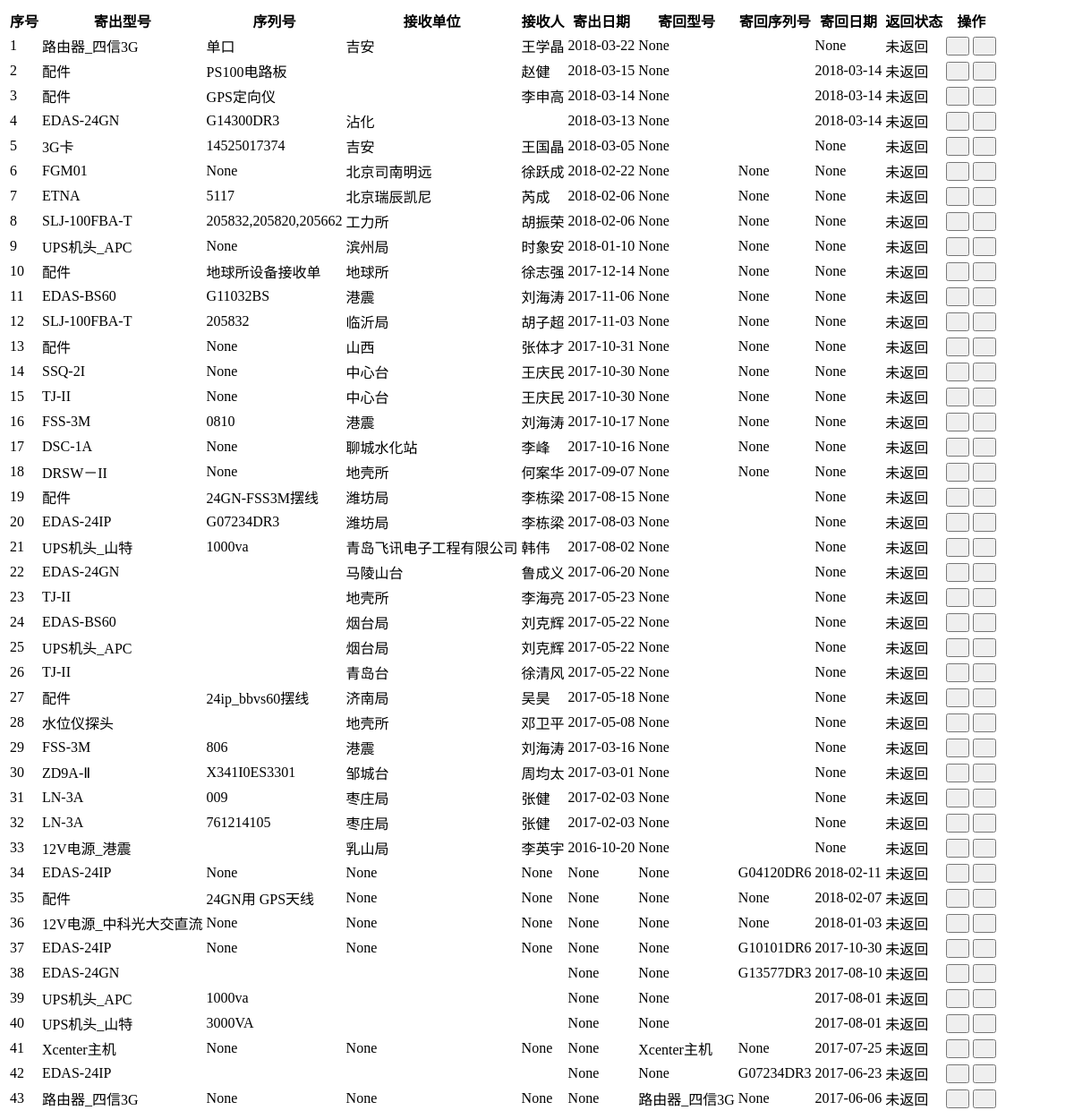
The app's page /deleveryIndex/unreturned (signed in), older data.
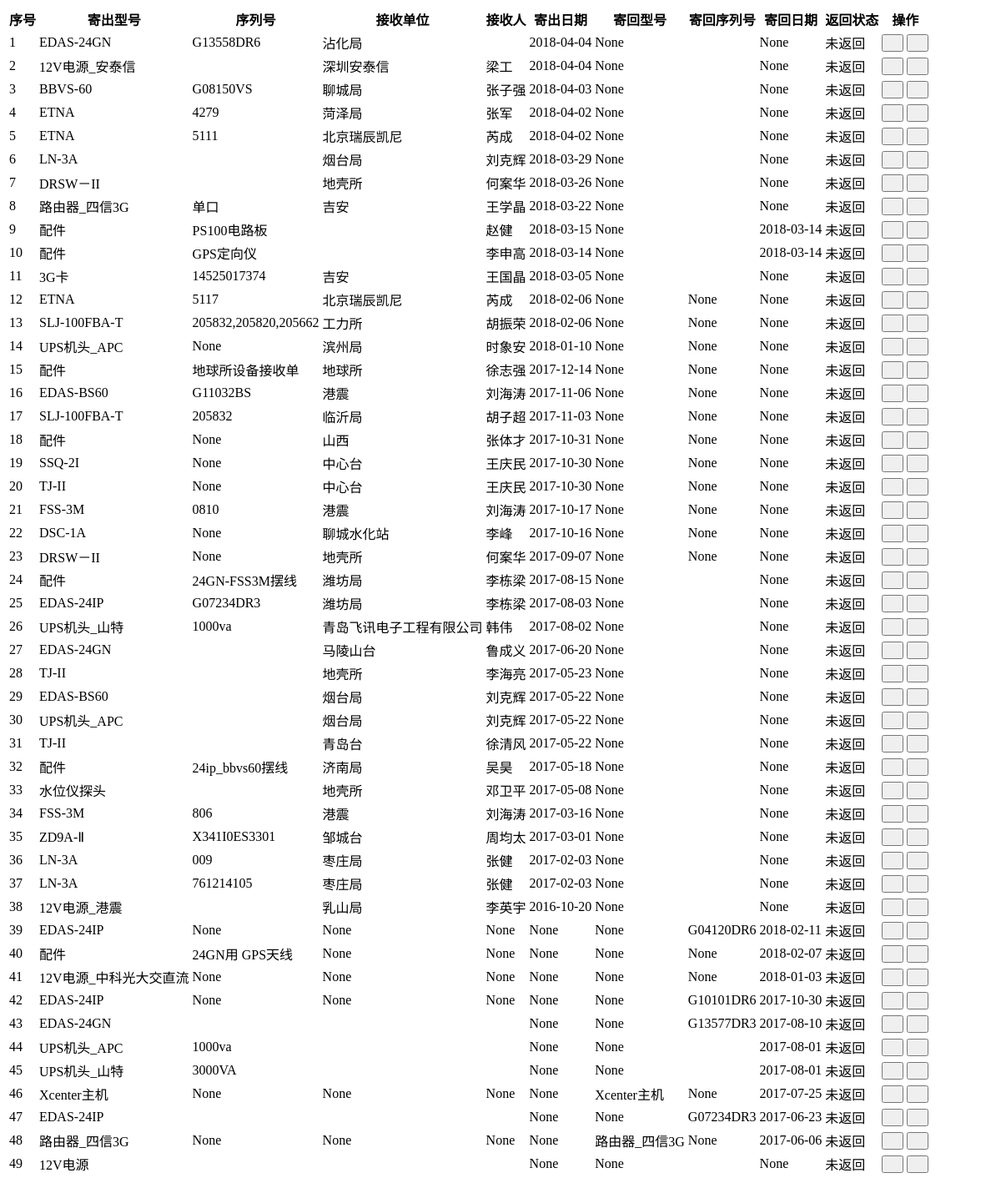
The same page, newer data.
### manager/models.py (models this page shows, shortened)
class equip_delivery_record(models.Model):
    send_equip_type = models.ForeignKey('equip_type',null=True,blank=True,on_delete=models.CASCADE,related_name="寄出设备类型",verbose_name="寄出设备类型")
    serial_num = models.CharField(max_length=64,default='',blank=True,verbose_name="序列号")
    number = models.IntegerField(default=1,null=True,blank=True,verbose_name="寄出数量")
    send_date = models.DateField(null=True,blank=True,verbose_name="发件时间")
    sender = models.CharField(max_length=32,choices=SENDER_CHOICES,blank=True,verbose_name="发件人")
    receiver_unit = models.CharField(max_length=32,blank=True,verbose_name="收件单位")
    receiver = models.CharField(max_length=32,blank=True,verbose_name="收件人")
    back_status = models.CharField(max_length=32,choices=BACK_STATUS,default='未返回',blank=True,verbose_name="返回状态")
    back_equip_type = models.ForeignKey('equip_type',null=True,blank=True,on_delete=models.CASCADE,related_name="寄回设备类型",verbose_name="寄回设备类型")
    back_serial_num = models.CharField(max_length=64,blank=True,verbose_name="寄回序列号")
    back_unit = models.CharField(max_length=32,blank=True,verbose_name="寄回单位")
    back_sender = models.CharField(max_length=32,blank=True,verbose_name="寄回人")
    back_receiver = models.CharField(max_length=32,choices=SENDER_CHOICES,blank=True,verbose_name="寄回接收人")
    back_date = models.DateField(null=True,blank=True,verbose_name="寄回日期")
    charge = models.FloatField(blank=True,verbose_name="维修收费")
    note = models.TextField(max_length=256,blank=True)
    class Meta:
        verbose_name = '设备寄出记录'
        verbose_name_plural = '设备寄出记录'
        ordering = ["-send_date","-back_date"]

class equip_type(models.Model):
    model = models.CharField(max_length=32,blank=True)
    name = models.CharField(max_length=32,blank=True)
    manufacture = models.ForeignKey('equip_manu',on_delete=models.CASCADE,null=True,blank=True)
    note = models.TextField(max_length=256,default='',blank=True)
    class Meta:
        verbose_name = '设备类型'
        verbose_name_plural = '设备类型'
        ordering = ["model"]
    def __str__(self):
        return self.model

### manager/views.py (the view)
# urls.py: path(r'deleveryIndex/unreturned', views.deleveryUnreturned, name='deleveryUnreturned'),
@login_required(login_url=('/manager/login'))
def deleveryUnreturned(request):
    queryset = equip_delivery_record.objects.filter(back_status='未返回')
    return render(request,'manager/tableDeleveryList.html',{'delevery_list':queryset})

### manager/templates/manager/tableDeleveryList.html (shortened to what this page needs)
<table class="layui-table" lay-even lay-skin="line" lay-size="sm">
    <thead><tr>
    <th>序号</th><th>寄出型号</th><th>序列号</th><th>接收单位</th><th>接收人</th><th>寄出日期</th><th>寄回型号</th>
    <th>寄回序列号</th><th>寄回日期</th><th>返回状态</th><th lay-data="{field:'note', title='操作' width:300}">操作</th>
    </tr></thead>
    <tbody>
    {% for record in delevery_list %}
    <tr>
    <td>{{ forloop.counter }}</td>
    <td>{{ record.send_equip_type }}</td>
    <td>{{ record.serial_num }}</td>
    <td>{{ record.receiver_unit }}</td>
    <td>{{ record.receiver }}</td>
    <td>{{ record.send_date }}</td>
    <td>{{ record.back_equip_type }}</td>
    <td>{{ record.back_serial_num }}</td>
    <td>{{ record.back_date }}</td>
    <td class="backStatus">{{ record.back_status }}</td>
    <td><button class="layui-btn layui-btn-primary layui-btn-sm" onclick="edit({{ record.id }})"><i class="layui-icon">&#xe642;</i></button>
    <button class="layui-btn layui-btn-primary layui-btn-sm" onclick="deleteUnit({{ record.id }})" ><i class="layui-icon">&#xe640;</i></button></td>
    {% endfor %}
    </tbody>
</table>

Row changes from the older to the newer data that the page shows:
no longer on this page (row edited): equip_delivery_record: send_equip_type "EDAS-24GN", serial_num "G14300DR3", receiver_unit "沾化", send_date "2018-03-13", back_equip_type "None", back_date "2018-03-14", back_status "未返回"
no longer on this page (row edited): equip_delivery_record: send_equip_type "FGM01", serial_num "None", receiver_unit "北京司南明远", receiver "徐跃成", send_date "2018-02-22", back_equip_type "None", back_serial_num "None", back_date "None", back_status "未返回"
added equip_delivery_record: send_equip_type "EDAS-24GN", serial_num "G13558DR6", receiver_unit "沾化局", send_date "2018-04-04", back_equip_type "None", back_date "None", back_status "未返回"
added equip_delivery_record: send_equip_type "12V电源_安泰信", receiver_unit "深圳安泰信", receiver "梁工", send_date "2018-04-04", back_equip_type "None", back_date "None", back_status "未返回"
added equip_delivery_record: send_equip_type "BBVS-60", serial_num "G08150VS", receiver_unit "聊城局", receiver "张子强", send_date "2018-04-03", back_equip_type "None", back_date "None", back_status "未返回"
added equip_delivery_record: send_equip_type "ETNA", serial_num "4279", receiver_unit "菏泽局", receiver "张军", send_date "2018-04-02", back_equip_type "None", back_date "None", back_status "未返回"
added equip_delivery_record: send_equip_type "ETNA", serial_num "5111", receiver_unit "北京瑞辰凯尼", receiver "芮成", send_date "2018-04-02", back_equip_type "None", back_date "None", back_status "未返回"
added equip_delivery_record: send_equip_type "LN-3A", receiver_unit "烟台局", receiver "刘克辉", send_date "2018-03-29", back_equip_type "None", back_date "None", back_status "未返回"
added equip_delivery_record: send_equip_type "DRSW－II", receiver_unit "地壳所", receiver "何案华", send_date "2018-03-26", back_equip_type "None", back_date "None", back_status "未返回"
added equip_delivery_record: send_equip_type "12V电源", send_date "None", back_equip_type "None", back_date "None", back_status "未返回"
